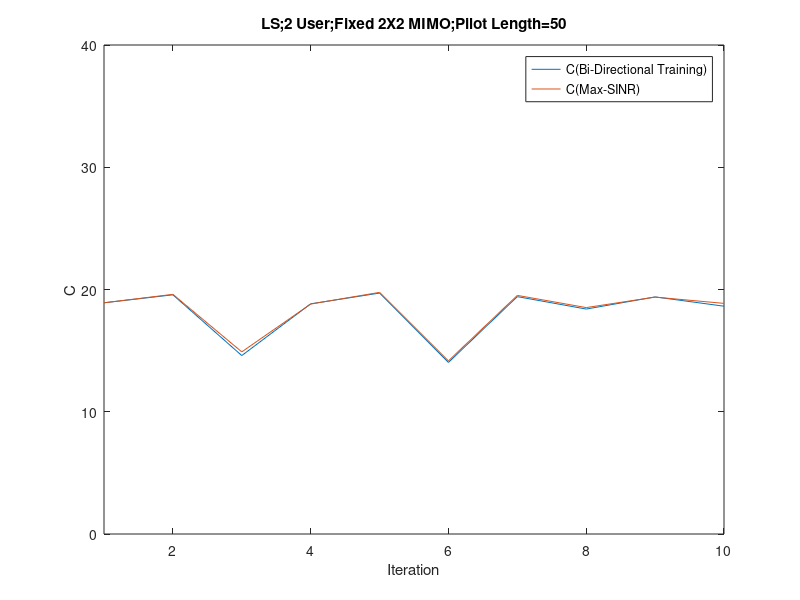

The MATLAB source for this figure:
%2 user, 2X2 MIMO Channel
%Turn Off Common Channel 
%calculate MSE
%LS Filter
%add realization function
clc
clear

H{1,1}=(1/sqrt(2))*[randn(1,1)+1i*randn(1,1) randn(1,1)+1i*randn(1,1);randn(1,1)+1i*randn(1,1) randn(1,1)+1i*randn(1,1)];
H{1,2}=0.8*(1/sqrt(2))*[randn(1,1)+1i*randn(1,1) randn(1,1)+1i*randn(1,1);randn(1,1)+1i*randn(1,1) randn(1,1)+1i*randn(1,1)];
H{2,1}=0.8*(1/sqrt(2))*[randn(1,1)+1i*randn(1,1) randn(1,1)+1i*randn(1,1);randn(1,1)+1i*randn(1,1) randn(1,1)+1i*randn(1,1)];
H{2,2}=(1/sqrt(2))*[randn(1,1)+1i*randn(1,1) randn(1,1)+1i*randn(1,1);randn(1,1)+1i*randn(1,1) randn(1,1)+1i*randn(1,1)];
Z{1,1}=H{1,1}.';
Z{1,2}=H{2,1}.';
Z{2,1}=H{1,2}.';
Z{2,2}=H{2,2}.';

sigma = sqrt(10^(-3));
FilterLength = 200; %FilterLength

for iteration = 1:10

        %initialize g before new iterations
        for k = 1:2
            gp(:,k)=[1;1];
            gp_w(:,k)=[1;1];
            gp(:,k)=gp(:,k)/norm(gp(:,k));
            gp_w(:,k)=gp_w(:,k)/norm(gp_w(:,k));
        end

            for loop=1:iteration
    
                %normalize g before transmit
                for k = 1:2
                gp(:,k)=gp(:,k)/norm(gp(:,k));
                gp_w(:,k)=gp_w(:,k)/norm(gp_w(:,k));
                end
            
           
            %Backward Training
            for iter1 = 1:FilterLength

                    for k =1:2
                        if rand-0.5 >= 0
                                    xp_b(k,iter1) = 1;
                                else
                                    xp_b(k,iter1) = -1;
                        end
                    end
               
                       
                    for k = 1:2

                                neq_p(:,iter1,k) = [0;0];
                                for j = 1:2
                                    if j~=k; 
                                        neq_p(:,iter1,k) = neq_p(:,iter1,k) + Z{k,j}*gp(:,j)*xp_b(j,iter1);
                                    end
                                end

                                neq_p_w(:,iter1,k) = [0;0];
                                for j = 1:2
                                    if j~=k;
                                        neq_p_w(:,iter1,k) = neq_p_w(:,iter1,k) + Z{k,j}*gp_w(:,j);
                                    end
                                end

                           
                    end
                    
                    for k = 1:2    
                                yb(:,iter1,k) = Z{k,k}*(gp(:,k)*xp_b(k,iter1))...
                                                +neq_p(:,iter1,k)...
                                                +sigma*(1/sqrt(2))*[(randn(1,1)+1i*randn(1,1));(randn(1,1)+1i*randn(1,1))];
                    end
                           
                    
                    
            end
            
                    for k = 1:2
                            vp_w(:,k) = inv(  Z{k,k}*gp_w(:,k)*gp_w(:,k)'*Z{k,k}'... 
                                            + neq_p_w(:,iter1,k)*(neq_p_w(:,iter1,k))'...  
                                            + eye(2)*sigma^2  ) * (Z{k,k}*gp_w(:,k)); 
                    end
            
                    for k = 1:2
                    vp(:,k)  = inv(yb(:,:,k)*yb(:,:,k)')*yb(:,:,k)*xp_b(k,:)';
                    end
            
                    for k = 1:2
                    vp(:,k)=vp(:,k)/norm(vp(:,k));
                    vp_w(:,k)=vp_w(:,k)/norm(vp_w(:,k));
                    end
       

            %Forward Training  
            for iter2 = 1:FilterLength

                    for k = 1:2
                        if rand-0.5 >= 0
                                    xp_f(k,iter2) = 1;
                                else
                                    xp_f(k,iter2) = -1;
                        end
                    end

                    for k = 1:2

                                neq_p(:,iter2,k) = [0;0];
                                for j = 1:2
                                    if j~=k;                                    %%%%%%%%%%%%%%%%%%%%%%%%%%bugggggg
                                        neq_p(:,iter2,k) = neq_p(:,iter2,k) + H{k,j}*vp(:,j)*xp_f(j,iter2);
                                    end
                                end

                                neq_p_w(:,iter2,k) = [0;0];
                                for j = 1:2
                                    if j~=k;
                                        neq_p_w(:,iter2,k) = neq_p_w(:,iter2,k) + H{k,j}*vp_w(:,j);
                                    end
                                end

                    end
                    
                    for k = 1:2    
                    yf(:,iter2,k) = H{k,k}*(vp(:,k)*xp_f(k,iter2))...
                                    +neq_p(:,iter2,k)...
                                    +sigma*(1/sqrt(2))*[(randn(1,1)+1i*randn(1,1));(randn(1,1)+1i*randn(1,1))];
                    end
                   
            end 
    
                for k = 1:2 
                gp_w(:,k) = inv(  H{k,k}*vp_w(:,k)*vp_w(:,k)'*H{k,k}'...
                                + neq_p_w(:,iter2,k)*(neq_p_w(:,iter2,k))'...  
                                + eye(2)*sigma^2  ) * (H{k,k}*vp_w(:,k)); 
                end

                for k = 1:2
                gp(:,k)  = inv(yf(:,:,k)*yf(:,:,k)')*yf(:,:,k)*xp_f(k,:)';
                end
                
                      
            end
    
            for k = 1:2
        
                neq_SINR_p(:,iteration,k) = [0;0];
                for j = 1:2
                    if j~=k; 
                neq_SINR_p(:,iteration,k) = neq_SINR_p(:,iteration,k) + gp(:,k)'*H{k,j}*vp(:,j);
                    end
                end

                neq_SINR_p_w(:,iteration,k) = [0;0];
                for j = 1:2
                    if j~=k; 
                neq_SINR_p_w(:,iteration,k) = neq_SINR_p_w(:,iteration,k) + gp_w(:,k)'*H{k,j}*vp_w(:,j);
                    end
                end
        
            end
    
            for k = 1:2
            SINR_without_stat(iteration,k)= (norm(  gp(:,k)'*H{k,k}*vp(:,k) )^2/(  norm(  neq_SINR_p(:,iteration,k)  )^2+ norm( gp(:,k)'*eye(2)*sigma^2*gp(:,k) )    ));
            SINR_know_stat(iteration,k)= (norm(   gp_w(:,k)'*H{k,k}*vp_w(:,k) )^2/(  norm(  neq_SINR_p_w(:,iteration,k)  )^2 + norm( gp_w(:,k)'*eye(2)*sigma^2*gp_w(:,k) )   ));
            end
    

           
end
   

n=1:iteration;

plot(   n,  log2(1+SINR_without_stat(n,1))+log2(1+SINR_without_stat(n,2)), n,  log2(1+SINR_know_stat(n,1))+log2(1+SINR_know_stat(n,2)) )
legend('C(Bi-Directional Training)','C(Max-SINR)')
xlabel('Iteration')
ylabel('C')
title('LS;2 User;Fixed 2X2 MIMO;Pilot Length=50')
axis([1 iteration 0 40])
